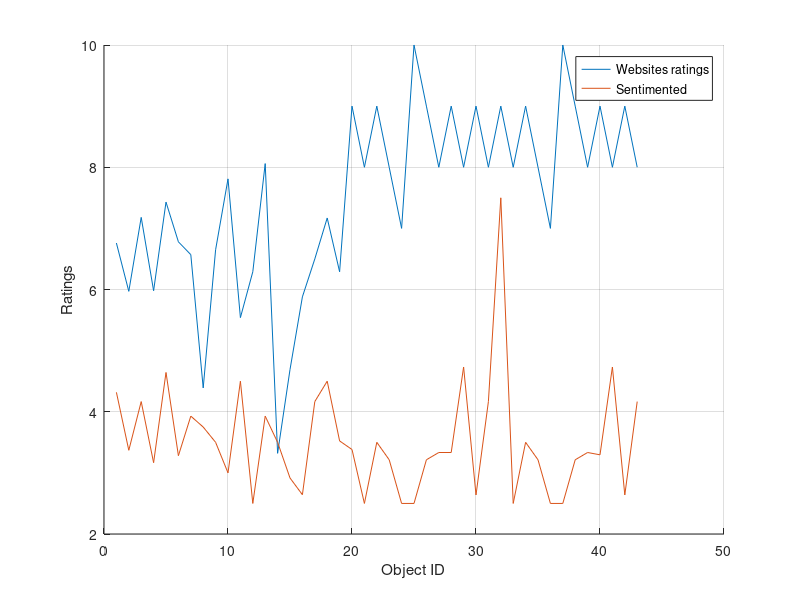

Recreate this plot in MATLAB.
M = csvread('Sentiments.txt');
M(339:end,1) = M(339:end, 1) .* 2;

[length, d] = size(M);
R = M(:, 1); % Website ratings
S = M(:, 2); % Sentiment analysis

Y = [];
x = [];
j = 1;
tmp = [];
for i = 1:length
    if (i >= 2) && (R(i) ~= R(i-1))
        x(j) = mean(tmp);
        Y(j) = R(i);
        j = j+1;
        tmp = [];
    end
    if (S(i) ~= 2) % ignore neutral sentiment
        tmp = [tmp, S(i)];
    end
end

[d, num] = size(x);
i = linspace(1, num, num);

hold on
grid on
plot(i, Y);
plot(i, x/4.0*10);
legend('Websites ratings', 'Sentimented')
xlabel('Object ID')
ylabel('Ratings')
hold off
